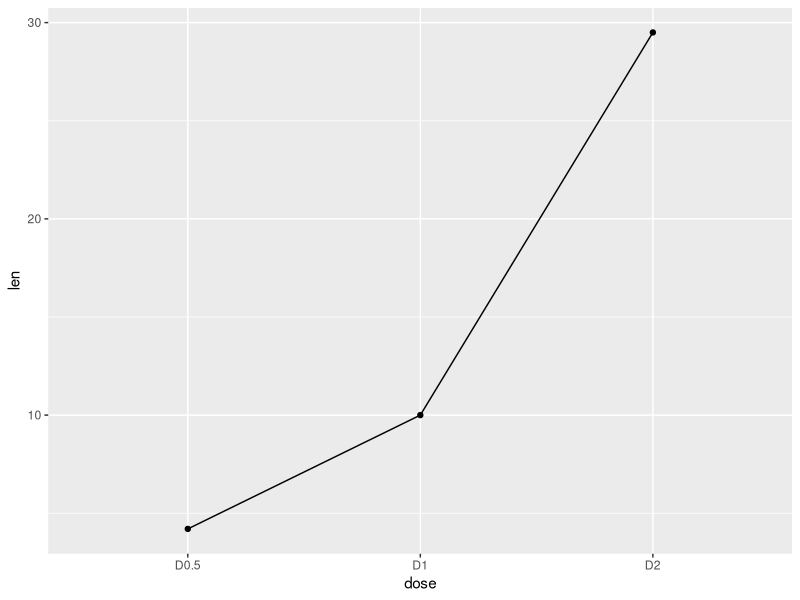

Source code (R): (Note: this script raises an error after producing the figure.)
library(ggplot2)  
#Creating data for the graph  
data_frame<- data.frame(dose=c("D0.5", "D1", "D2"),  
                        len=c(4.2, 10, 29.5))  
head(data_frame)  
ggplot(data=data_frame, aes(x=dose, y=len, group=1)) +geom_line()+geom_point()  
# Change the line type  
ggplot(data=df, aes(x=dose, y=len, group=1)) +geom_line(linetype = "dashed")+geom_point()  
# Change the color  
ggplot(data=df, aes(x=dose, y=len, group=1)) +geom_line(color="red")+geom_point()  
  
